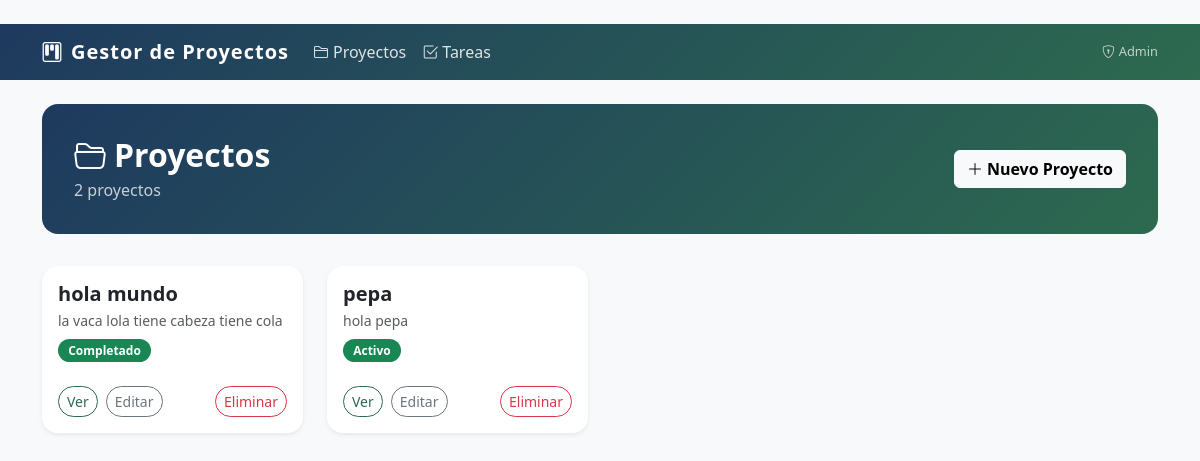
The page / on the database its author committed.
### proyectos/models.py (models this page shows, shortened)
class Proyecto(models.Model):
    ESTADO_CHOICES = [
        ('activo',     'Activo'),
        ('pausado',    'Pausado'),
        ('completado', 'Completado'),
        ('cancelado',  'Cancelado'),
    ]
    nombre       = models.CharField(max_length=200, verbose_name='Nombre')
    descripcion  = models.TextField(blank=True, verbose_name='Descripcion')
    imagen       = models.ImageField(upload_to='proyectos/', blank=True, null=True,
                                     verbose_name='Imagen del proyecto')
    fecha_inicio = models.DateField(verbose_name='Fecha de inicio')
    fecha_fin    = models.DateField(null=True, blank=True, verbose_name='Fecha de fin')
    estado       = models.CharField(max_length=20, choices=ESTADO_CHOICES,
                                    default='activo', verbose_name='Estado')
    creado_en    = models.DateTimeField(auto_now_add=True)
    actualizado_en = models.DateTimeField(auto_now=True)
    class Meta:
        verbose_name        = 'Proyecto'
        verbose_name_plural = 'Proyectos'
        ordering            = ['-creado_en']

### proyectos/views.py (the view)
# urls.py: path('',                       views.proyecto_lista,    name='proyecto_lista'),
def proyecto_lista(request):
    proyectos = Proyecto.objects.all()
    return render(request, 'proyecto_lista.html', {'proyectos': proyectos})

### templates/proyecto_lista.html (shortened to what this page needs)
﻿{% extends 'base.html' %}
{% load cloudinary %}
{% block content %}
<div class="page-header d-flex justify-content-between align-items-center">
  <div>
    <h2 class="fw-bold mb-1"><i class="bi bi-folder2-open me-2"></i>Proyectos</h2>
    <p class="mb-0 opacity-75">{{ proyectos.count }} proyecto{{ proyectos.count|pluralize }}</p>
  </div>
  <a href="{% url 'proyecto_crear' %}" class="btn btn-light fw-semibold">
    <i class="bi bi-plus-lg me-1"></i>Nuevo Proyecto
  </a>
</div>
{% if proyectos %}
<div class="row g-4">
  {% for p in proyectos %}
  <div class="col-sm-6 col-lg-4 col-xl-3">
    <div class="card h-100 shadow-sm">
      <div class="card-body">
        <h5 class="fw-bold mb-1">{{ p.nombre }}</h5>
        <p class="text-muted small mb-2">{{ p.descripcion|truncatewords:12|default:"Sin descripción" }}</p>
        <span class="badge bg-success">{{ p.get_estado_display }}</span>
      </div>
      <div class="card-footer bg-white border-0 d-flex gap-2 pb-3">
        <a href="{% url 'proyecto_detalle' p.pk %}" class="btn btn-outline-primary btn-sm">Ver</a>
        <a href="{% url 'proyecto_editar' p.pk %}" class="btn btn-outline-secondary btn-sm">Editar</a>
        <a href="{% url 'proyecto_eliminar' p.pk %}" class="btn btn-outline-danger btn-sm ms-auto">Eliminar</a>
      </div>
    </div>
  </div>
  {% endfor %}
</div>
{% else %}
<div class="text-center py-5">
  <i class="bi bi-inbox display-1 text-muted"></i>
  <p>No hay proyectos. <a href="{% url 'proyecto_crear' %}">Crea el primero</a></p>
</div>
{% endif %}
{% endblock %}

### templates/base.html (style rules this page uses)
body { background: #f8f9fa; }
.card { border: none; border-radius: 16px; box-shadow: 0 4px 20px rgba(0,0,0,0.08); transition: transform .2s, box-shadow .2s; overflow: hidden; }
.badge { font-size: .75rem; padding: .45em .85em; border-radius: 50px; }
.btn-outline-primary { border-radius: 50px; border-color: #2d6a4f; color: #2d6a4f; }
.btn-outline-secondary { border-radius: 50px; }
.btn-outline-danger { border-radius: 50px; }
.page-header { background: linear-gradient(135deg, #1e3a5f, #2d6a4f); color: white; border-radius: 16px; padding: 2rem; margin-bottom: 2rem; }

### rows shown on the page
Proyecto: nombre "hola mundo", descripcion "la vaca lola tiene cabeza tiene cola", estado "Completado"
Proyecto: nombre "pepa", descripcion "hola pepa", estado "Activo"

### other values the page prints
{{ proyectos.count }} "2"
